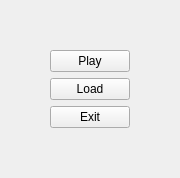
<?xml version="1.0" encoding="UTF-8"?>
<ui version="4.0">
 <class>StartWindow</class>
 <widget class="QWidget" name="StartWindow">
  <property name="geometry">
   <rect>
    <x>0</x>
    <y>0</y>
    <width>200</width>
    <height>181</height>
   </rect>
  </property>
  <property name="sizePolicy">
   <sizepolicy hsizetype="Fixed" vsizetype="Fixed">
    <horstretch>0</horstretch>
    <verstretch>0</verstretch>
   </sizepolicy>
  </property>
  <property name="windowTitle">
   <string>Form</string>
  </property>
  <layout class="QVBoxLayout" name="verticalLayout">
   <property name="sizeConstraint">
    <enum>QLayout::SetFixedSize</enum>
   </property>
   <property name="leftMargin">
    <number>50</number>
   </property>
   <property name="topMargin">
    <number>50</number>
   </property>
   <property name="rightMargin">
    <number>50</number>
   </property>
   <property name="bottomMargin">
    <number>50</number>
   </property>
   <item>
    <widget class="QPushButton" name="play_btn">
     <property name="text">
      <string>Play</string>
     </property>
    </widget>
   </item>
   <item>
    <widget class="QPushButton" name="load_btn">
     <property name="text">
      <string>Load</string>
     </property>
    </widget>
   </item>
   <item>
    <widget class="QPushButton" name="exit_btn">
     <property name="text">
      <string>Exit</string>
     </property>
    </widget>
   </item>
  </layout>
 </widget>
 <resources/>
 <connections/>
</ui>
